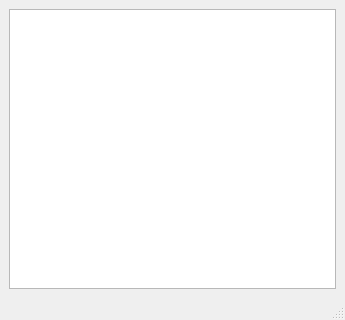
<?xml version="1.0" encoding="UTF-8"?>
<ui version="4.0">
 <class>MainWindow</class>
 <widget class="QMainWindow" name="MainWindow">
  <property name="geometry">
   <rect>
    <x>0</x>
    <y>0</y>
    <width>345</width>
    <height>320</height>
   </rect>
  </property>
  <property name="windowTitle">
   <string>MainWindow</string>
  </property>
  <widget class="QWidget" name="centralwidget">
   <layout class="QVBoxLayout" name="verticalLayout">
    <item>
     <widget class="QTextBrowser" name="textBrowser"/>
    </item>
   </layout>
  </widget>
  <widget class="QMenuBar" name="menubar">
   <property name="geometry">
    <rect>
     <x>0</x>
     <y>0</y>
     <width>345</width>
     <height>21</height>
    </rect>
   </property>
  </widget>
  <widget class="QStatusBar" name="statusbar"/>
 </widget>
 <resources/>
 <connections/>
</ui>
